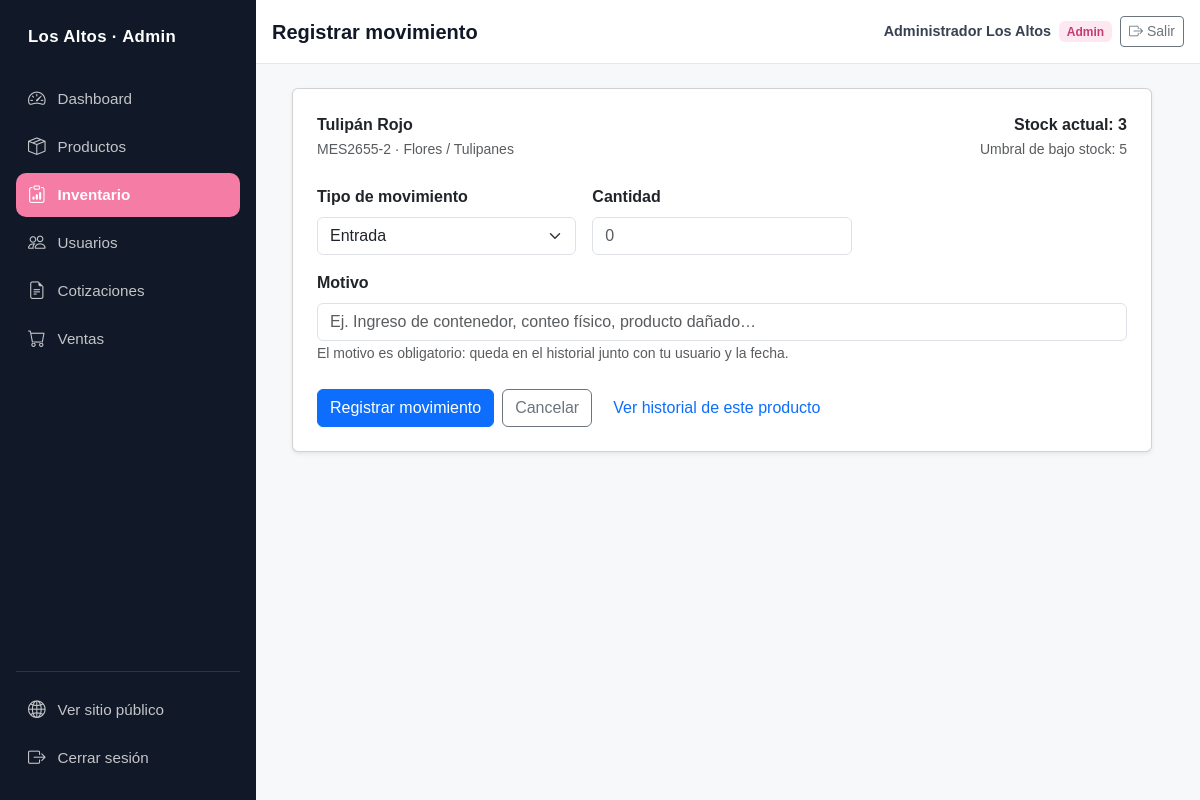
/admin/inventory/3/movement (signed in), run on the app's committed database.
### app/models/user.py (models this page shows, shortened)
class User(UserMixin, db.Model):
    __tablename__ = "users"
    id = db.Column(db.Integer, primary_key=True)
    username = db.Column(db.String(50), unique=True, nullable=False)
    full_name = db.Column(db.String(120), nullable=False)
    role = db.Column(db.String(20), nullable=False, default=ROLE_SELLER)
    is_active = db.Column(db.Boolean, nullable=False, default=True)
    password_hash = db.Column(db.String(255), nullable=False)
    def is_admin(self):
        return self.role == ROLE_ADMIN

### app/models/product.py (models this page shows, shortened)
class Product(db.Model):
    __tablename__ = "products"
    id = db.Column(db.Integer, primary_key=True)
    code = db.Column(db.String(30), unique=True, nullable=False, index=True)
    name = db.Column(db.String(120), nullable=False)
    description = db.Column(db.Text, nullable=True)
    brand = db.Column(db.String(80), nullable=True)
    subcategory_id = db.Column(
        db.Integer, db.ForeignKey("subcategories.id"), nullable=False
    )
    subcategory = db.relationship("Subcategory", back_populates="products")
    price = db.Column(db.Numeric(10, 2), nullable=False)
    commercial_presentation = db.Column(db.String(120), nullable=False)
    commercial_unit = db.Column(db.String(20), nullable=False)
    status = db.Column(db.String(20), nullable=False, default=STATUS_ACTIVE)
    availability = db.Column(
        db.String(20), nullable=False, default=AVAILABILITY_AVAILABLE
    )
    image_filename = db.Column(db.String(120), nullable=True)
    created_at = db.Column(db.DateTime, nullable=False, default=datetime.now)
    updated_at = db.Column(
        db.DateTime, nullable=False, default=datetime.now, onupdate=datetime.now
    )
    @property
    def category(self):
        return self.subcategory.category

### app/models/category.py (models this page shows, shortened)
class Category(db.Model):
    __tablename__ = "categories"
    id = db.Column(db.Integer, primary_key=True)
    name = db.Column(db.String(50), unique=True, nullable=False)
    slug = db.Column(db.String(30), unique=True, nullable=False)
    subcategories = db.relationship(
        "Subcategory", back_populates="category", order_by="Subcategory.name"
    )

class Subcategory(db.Model):
    __tablename__ = "subcategories"
    id = db.Column(db.Integer, primary_key=True)
    name = db.Column(db.String(50), nullable=False)
    category_id = db.Column(db.Integer, db.ForeignKey("categories.id"), nullable=False)
    low_stock_threshold = db.Column(db.Integer, nullable=False, default=5)
    category = db.relationship("Category", back_populates="subcategories")
    products = db.relationship("Product", back_populates="subcategory")
    __table_args__ = (
        db.UniqueConstraint("category_id", "name", name="uq_subcategory_per_category"),
    )

### app/blueprints/admin/routes.py (the view, shortened to what this page needs)
@admin_bp.route("/inventory/<int:product_id>/movement", methods=["GET", "POST"])
@login_required
@admin_required
def inventory_movement(product_id):
    product = products_service.get_product_or_none(product_id)
    if product is None:
        flash("El producto no existe.", "danger")
        return redirect(url_for("admin.inventory_list"))
    form = MovementForm()
    return render_template(
        "admin/inventory/movement_form.html",
        form=form,
        product=product,
        current_stock=inventory_service.get_stock(product),
        threshold=inventory_service.get_threshold(product),
    )

### app/blueprints/admin/forms.py
class MovementForm(FlaskForm):
    movement_type = SelectField(
        "Tipo de movimiento",
        choices=[(value, MOVEMENT_LABELS[value]) for value in MANUAL_MOVEMENT_TYPES],
        validators=[DataRequired(message="Elige el tipo de movimiento.")],
    )
    quantity = IntegerField(
        "Cantidad",
        validators=[
            DataRequired(message="La cantidad es obligatoria."),
            NumberRange(min=1, message="La cantidad debe ser mayor a cero."),
        ],
    )
    reason = StringField(
        "Motivo",
        validators=[
            DataRequired(message="El motivo es obligatorio."),
            Length(max=200, message="Máximo 200 caracteres."),
        ],
    )

### app/services/inventory_service.py (called while the page is built)
def get_stock(product):
    if product.inventory is None:
        return 0
    return product.inventory.quantity

def get_threshold(product):
    return product.subcategory.low_stock_threshold

### app/services/products_service.py (called while the page is built)
def get_product_or_none(product_id):
    return db.session.get(Product, product_id)

### app/templates/admin/inventory/movement_form.html (shortened to what this page needs)
{% extends "admin/base_admin.html" %}
{% block page_title %}Registrar movimiento{% endblock %}
{% block admin_content %}
<div class="container-xl">
  <div class="card shadow-sm admin-form-card">
    <div class="card-body p-4">
      <div class="d-flex flex-wrap align-items-center gap-2 mb-4">
        <div>
          <p class="mb-0 fw-semibold">{{ product.name }}</p>
          <small class="text-muted">
            {{ product.code }} · {{ product.category.name }} / {{ product.subcategory.name }}
          </small>
        </div>
        <div class="ms-auto text-end">
          <p class="mb-0"><strong>Stock actual: {{ current_stock }}</strong></p>
          <small class="text-muted">Umbral de bajo stock: {{ threshold }}</small>
        </div>
      </div>
      <form method="post" novalidate>
        <div class="row g-3">
          <div class="col-md-4">
            {{ form.movement_type.label(class="form-label fw-semibold") }}
            {{ form.movement_type(class="form-select" + (" is-invalid" if form.movement_type.errors else "")) }}
          </div>
          <div class="col-md-4">
            {{ form.quantity.label(class="form-label fw-semibold") }}
            {{ form.quantity(class="form-control" + (" is-invalid" if form.quantity.errors else ""), min=1, placeholder="0") }}
          </div>
          <div class="col-12">
            {{ form.reason.label(class="form-label fw-semibold") }}
            {{ form.reason(class="form-control" + (" is-invalid" if form.reason.errors else ""), placeholder="Ej. Ingreso de contenedor, conteo físico, producto dañado…") }}
            <small class="text-muted">
              El motivo es obligatorio: queda en el historial junto con tu
              usuario y la fecha.
            </small>
          </div>
        </div>
        <div class="d-flex flex-wrap gap-2 mt-4">
          <button type="submit" class="btn btn-primary">Registrar movimiento</button>
          <a class="btn btn-outline-secondary" href="{{ url_for('admin.inventory_list') }}">Cancelar</a>
          <a class="btn btn-link text-decoration-none"
             href="{{ url_for('admin.inventory_movements', product=product.id) }}">
            Ver historial de este producto
          </a>
        </div>
      </form>
    </div>
  </div>
</div>
{% endblock %}

### app/templates/admin/base_admin.html (shortened to what this page needs)
<!doctype html>
<html lang="es">
<head>
  <link href="https://cdn.jsdelivr.net/npm/bootstrap@5.3.3/dist/css/bootstrap.min.css" rel="stylesheet">
  <link href="https://cdn.jsdelivr.net/npm/bootstrap-icons@1.11.3/font/bootstrap-icons.min.css" rel="stylesheet">
  <link rel="stylesheet" href="{{ url_for('static', filename='css/styles.css') }}">
  <link rel="stylesheet" href="{{ url_for('static', filename='css/admin.css') }}">
</head>
<body class="admin-body">
  <div class="admin-layout">
    <aside class="offcanvas-lg offcanvas-start admin-sidebar"
           tabindex="-1"
           id="adminSidebar"
           aria-label="Navegación administrativa">
      <div class="offcanvas-body admin-sidebar__body">
        <span class="admin-sidebar__brand d-none d-lg-block">Los Altos · Admin</span>
        <nav class="admin-sidebar__nav" aria-label="Módulos del sistema">
          <a class="admin-sidebar__link {% if request.endpoint == 'admin.dashboard' %}active{% endif %}"
             href="{{ url_for('admin.dashboard') }}">
            <i class="bi bi-speedometer2"></i>
            <span>Dashboard</span>
          </a>
          <a class="admin-sidebar__link {% if request.endpoint and request.endpoint.startswith('admin.product') %}active{% endif %}"
             href="{{ url_for('admin.products_list') }}">
            <i class="bi bi-box-seam"></i>
            <span>Productos</span>
          </a>
          <a class="admin-sidebar__link {% if request.endpoint and request.endpoint.startswith('admin.inventory') %}active{% endif %}"
             href="{{ url_for('admin.inventory_list') }}">
            <i class="bi bi-clipboard-data"></i>
            <span>Inventario</span>
          </a>
          <a class="admin-sidebar__link {% if request.endpoint and request.endpoint.startswith('admin.user') %}active{% endif %}"
             href="{{ url_for('admin.users_list') }}">
            <i class="bi bi-people"></i>
            <span>Usuarios</span>
          </a>
          <a class="admin-sidebar__link {% if request.endpoint and request.endpoint.startswith('sales.quote') %}active{% endif %}"
             href="{{ url_for('sales.quotes_list') }}">
            <i class="bi bi-file-earmark-text"></i>
            <span>Cotizaciones</span>
          </a>
          <a class="admin-sidebar__link {% if request.endpoint and request.endpoint.startswith('sales.') and not request.endpoint.startswith('sales.quote') %}active{% endif %}"
             href="{{ url_for('sales.panel') }}">
            <i class="bi bi-cart"></i>
            <span>Ventas</span>
          </a>
        </nav>
        <div class="admin-sidebar__footer">
          <a class="admin-sidebar__link" href="{{ url_for('public.home') }}">
            <i class="bi bi-globe2"></i>
            <span>Ver sitio público</span>
          </a>
          <a class="admin-sidebar__link" href="{{ url_for('auth.logout') }}">
            <i class="bi bi-box-arrow-right"></i>
            <span>Cerrar sesión</span>
          </a>
        </div>
      </div>
    </aside>
    <div class="admin-main">
      <header class="admin-header">
        <h1 class="admin-header__title">{% block page_title %}Panel Administrativo{% endblock %}</h1>
        <div class="admin-header__user">
          <span class="admin-header__name d-none d-sm-inline">{{ current_user.full_name }}</span>
          <span class="badge admin-role-badge">{{ current_user.role }}</span>
          <a class="btn btn-outline-secondary btn-sm"
             href="{{ url_for('auth.logout') }}"
             title="Cerrar sesión">
            <i class="bi bi-box-arrow-right"></i><span class="d-none d-sm-inline ms-1">Salir</span>
          </a>
        </div>
      </header>
      <main class="admin-content">
        {% block admin_content %}{% endblock %}
      </main>
    </div>
  </div>
</body>
</html>

### app/static/css/styles.css (style rules this page uses)
:root { --la-brand: #F57DA5; --la-brand-hover: #D94F82; --la-brand-active: #C73A70; --la-brand-soft: #FDE8F1; --la-brand-border: #F7BBD2; --la-bg: #F7F8FA; --la-surface: #FFFFFF; --la-surface-alt: #F3F4F6; --la-border: #E5E7EB; --la-text: #374151; --la-text-muted: #6B7280; --la-carbon: #111827; --la-category-cosmetics: #F57DA5; --la-category-cosmetics-soft: #FDE8F1; --la-category-toys: #3D8DDF; --la-category-toys-soft: #E8F3FF; --la-category-flowers: #4CAF6F; --la-category-flowers-soft: #E9F8EF; --la-success: #198754; --la-success-soft: #EAF7EF; --la-warning: #F59E0B; --la-warning-soft: #FFF7E6; --la-danger: #DC3545; --la-danger-soft: #FDECEC; --la-info: #0EA5E9; --la-info-soft: #EAF6FD; --la-disabled: #E5E7EB; --la-disabled-soft: #F3F4F6; --la-primary: var(--la-brand); --la-primary-hover: var(--la-brand-hover); --la-secondary-bg: var(--la-surface); --la-secondary-border: var(--la-border); --la-link: var(--la-brand-hover); --la-focus-ring: #F57DA73D; --la-card-border: var(--la-border); --la-sidebar-bg: var(--la-carbon); --la-sidebar-active: var(--la-brand); }
body { font-family: Arial, Helvetica, sans-serif; background-color: var(--la-bg); color: var(--la-text); }
:root { --la-rosa: #F57DA5; --la-rosa-hover: #DD5C8F; --la-rosa-suave: #FDE7F0; --la-carbon: #111827; --la-texto: #374151; --la-secundario: #6B7280; --la-linea: #E5E7EB; --la-fondo: #F7F8FA; --la-blanco: #FFFFFF; --la-cosmeticos: #F57DA5; --la-cosmeticos-suave: #FDE7F0; --la-juguetes: #3B82F6; --la-juguetes-suave: #EAF3FF; --la-flores: #22C55E; --la-flores-suave: #EAF8EF; --la-exito: #198754; --la-advertencia: #F59E0B; --la-error: #DC3545; }
.admin-role-badge { background-color: var(--la-brand-soft); color: var(--la-brand-active); font-weight: 700; text-transform: capitalize; }

### app/static/css/admin.css (style rules this page uses)
.admin-body { background-color: var(--la-bg); }
.admin-layout { display: flex; min-height: 100vh; }
.admin-main { flex: 1; min-width: 0; display: flex; flex-direction: column; }
.admin-content { padding: 1.5rem 1rem 3rem; }
.admin-sidebar { --bs-offcanvas-bg: var(--la-sidebar-bg); background-color: var(--la-sidebar-bg); color: #ffffff; }
.admin-sidebar__body { display: flex; flex-direction: column; gap: 1.5rem; padding: 1.25rem 1rem; }
.admin-sidebar__brand { display: block; font-size: 1.05rem; font-weight: 700; color: #ffffff; letter-spacing: 0.02em; padding: 0.25rem 0.75rem; }
.admin-sidebar__nav { display: flex; flex-direction: column; gap: 0.25rem; }
.admin-sidebar__link { display: flex; align-items: center; gap: 0.75rem; padding: 0.65rem 0.75rem; border-radius: 0.625rem; color: rgba(255, 255, 255, 0.75); text-decoration: none; font-size: 0.95rem; font-weight: 500; min-height: 44px; }
.admin-sidebar__link i { font-size: 1.1rem; line-height: 1; }
.admin-sidebar__link.active { color: #ffffff; background-color: var(--la-sidebar-active); font-weight: 600; }
.admin-sidebar__footer { margin-top: auto; display: flex; flex-direction: column; gap: 0.25rem; border-top: 1px solid rgba(255, 255, 255, 0.12); padding-top: 1rem; }
@media (min-width: 992px) { .admin-sidebar { width: 256px; flex-shrink: 0; position: sticky; top: 0; height: 100vh; overflow-y: auto; background-color: var(--la-sidebar-bg) !important; } }
@media (min-width: 992px) { .admin-sidebar .admin-sidebar__body { padding: 1.25rem 1rem; flex-direction: column; height: 100%; } }
.admin-header { display: flex; align-items: center; gap: 0.75rem; min-height: 64px; padding: 0.75rem 1rem; background-color: var(--la-surface); border-bottom: 1px solid var(--la-border); }
.admin-header__title { font-size: 1.25rem; font-weight: 700; color: var(--la-carbon); margin: 0; }
.admin-header__user { margin-left: auto; display: flex; align-items: center; gap: 0.5rem; }
.admin-header__name { font-size: 0.9rem; font-weight: 600; color: var(--la-text); }
@media (min-width: 992px) { .admin-content { padding: 1.5rem 1.5rem 3rem; } }
.admin-form-card { max-width: 860px; }

### data on the page
User: full_name "Administrador Los Altos", role "Admin"
Product: name "Tulipán Rojo", code "MES2655-2"
Category: category.name "Flores"
Subcategory: subcategory.name "Tulipanes"

### other printed values
{{ current_stock }} "3"
{{ threshold }} "5"
